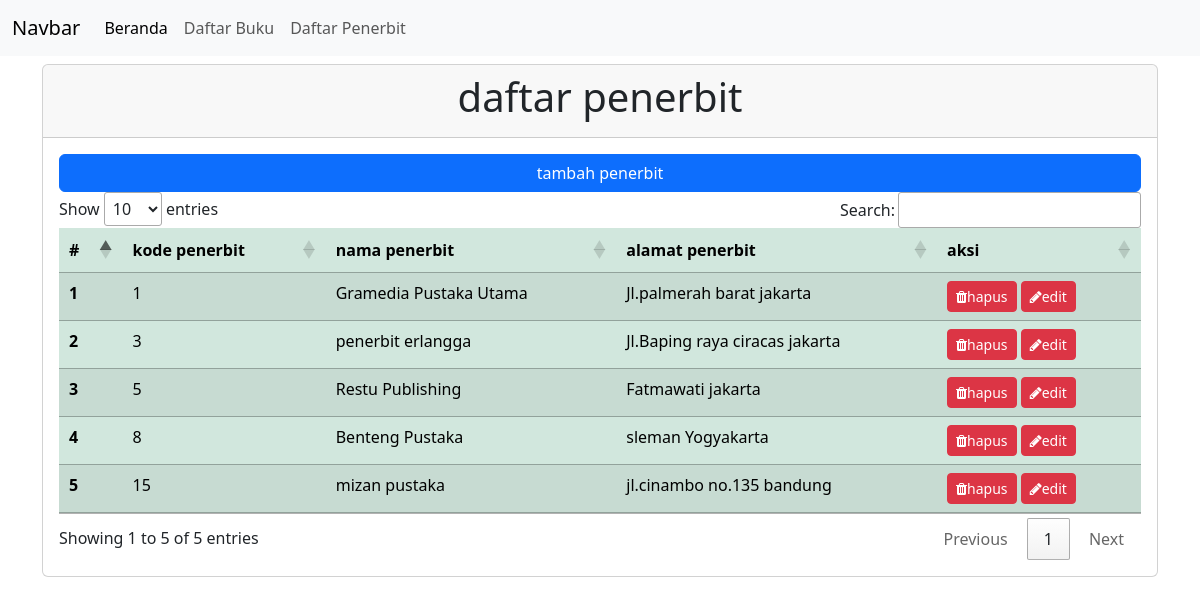
/index.php/pages/daftarPenerbit, run on the app's committed database.
### tables this page shows
CREATE TABLE `tb_penerbit` (
  `kode_penerbit` int(11) NOT NULL,
  `nama_penerbit` varchar(255) NOT NULL,
  `alamat_penerbit` text DEFAULT NULL
);

### application/controllers/pages.php (called while the page is built, shortened)
<?php
class pages extends CI_Controller {
    public function daftarPenerbit()
	{
		 $this->load->model('Model_penerbit');
		$data['data_penerbit'] = $this->Model_penerbit->get_all_penerbit()->result_array();
        $data['title'] = "daftarPenerbit";
        $this->load->view('templates/header', $data);
        $this->load->view('daftarPenerbit');
		$this->load->view('templates/modal_penerbit');
        $this->load->view('templates/footer');
	}
}

### index.php (called while the page is built, shortened)
<?php
require_once BASEPATH.'core/CodeIgniter.php';

### application/models/Model_penerbit.php (called while the page is built, shortened)
<?php
class Model_penerbit extends CI_Model {
    public function get_all_penerbit()
    {
        return $this->db->get('tb_penerbit');
    }
}

### application/views/daftarPenerbit.php (the view, shortened to what this page needs)
<div class="card mt-2">
    <div class="card-header text-center">
    <h1>daftar penerbit</h1>
    </div>
    <div class="card-body">
    <button type="button" class="btn btn-primary col-12 mb3" data-bs-toggle="modal" data-bs-target="#exampleModal">
            tambah penerbit
        </button>
    <table class="table table-success table-striped" id ="myTable">
  <thead>
    <tr>
      <th scope="col">#</th>
      <th scope="col">kode penerbit</th>
      <th scope="col">nama penerbit</th>
      <th scope="col">alamat penerbit</th>
      <th scope="col">aksi</th>
    </tr>
  </thead>
  <tbody>
    <?php
    $no = 1;
    foreach($data_penerbit as $row){ ?>
        <tr>
      <th scope="row"><?= $no++;?></th>
      <td><?= $row['kode_penerbit'];?></td>
      <td><?= $row['nama_penerbit'];?></td>
      <td><?= $row['alamat_penerbit'];?></td>
      <td><a href="<?= base_url('pages/hapus_penerbit/').$row['kode_penerbit'];?>" class="btn btn-danger btn-sm"
                            onclick="return confirm('hapus data ini?')">
                            <i class="fa fa-trash" aria-hidden="true"></i>hapus
                        </a>
                        <a href="<?= base_url('pages/show_edit_page1/').$row['kode_penerbit'];?>" class="btn btn-danger btn-sm">
                        <i class="fa fa-pencil" aria-hidden="true"></i>edit
                        </a>
                      </td>
    </tr>
   <?php } ?>
  </tbody>
</table>
    </div>
</div>

### data on the page
tb_penerbit: kode_penerbit "1", nama_penerbit "Gramedia Pustaka Utama", alamat_penerbit "Jl.palmerah barat jakarta"
tb_penerbit: kode_penerbit "3", nama_penerbit "penerbit erlangga", alamat_penerbit "Jl.Baping raya ciracas jakarta"
tb_penerbit: kode_penerbit "5", nama_penerbit "Restu Publishing", alamat_penerbit "Fatmawati jakarta"
tb_penerbit: kode_penerbit "8", nama_penerbit "Benteng Pustaka", alamat_penerbit "sleman Yogyakarta"
tb_penerbit: kode_penerbit "15", nama_penerbit "mizan pustaka", alamat_penerbit "jl.cinambo no.135 bandung"
